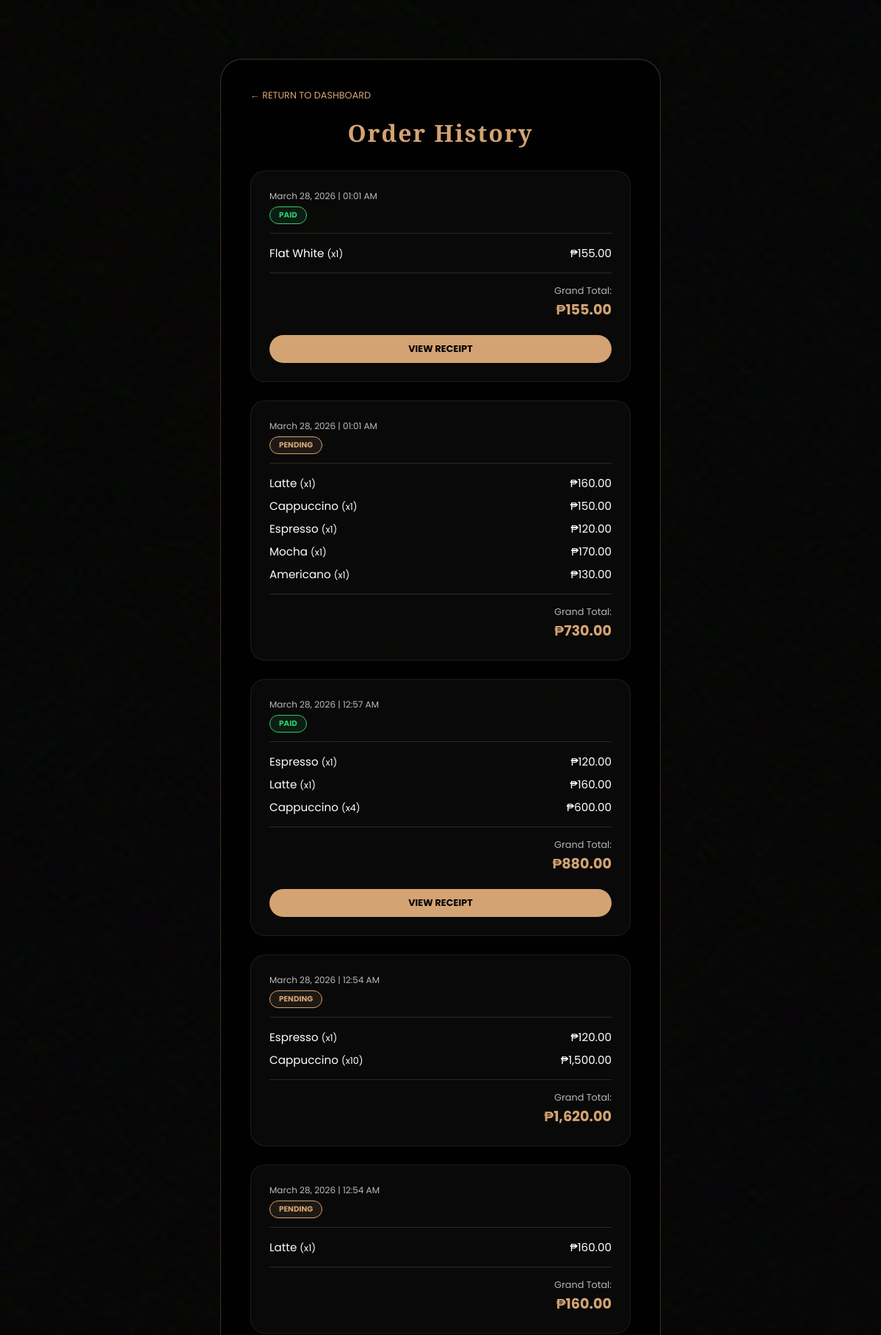
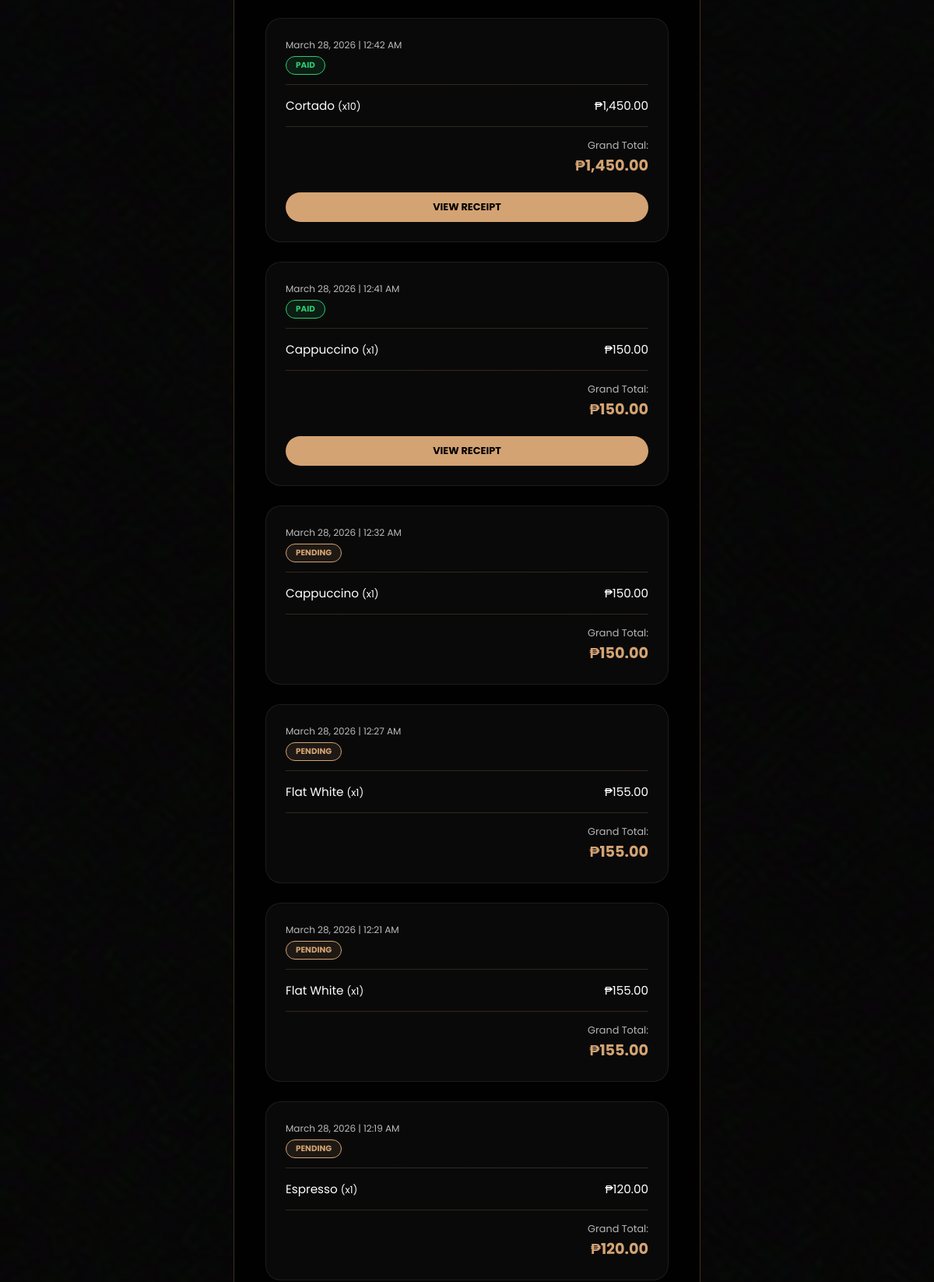
/cafinity/my_orders.php (signed in, upper part), run on the app's committed database (2 pictures, top to bottom).
### tables this page shows
CREATE TABLE `orders` (
  `id` int(11) NOT NULL,
  `user_id` int(11) NOT NULL,
  `coffee_id` int(11) NOT NULL,
  `quantity` int(11) NOT NULL,
  `status` varchar(20) DEFAULT 'Pending',
  `created_at` timestamp NOT NULL DEFAULT current_timestamp(),
  `hidden` tinyint(1) DEFAULT 0
);

CREATE TABLE `coffee` (
  `id` int(11) NOT NULL,
  `name` varchar(100) NOT NULL,
  `price` decimal(6,2) NOT NULL,
  `image` varchar(255) NOT NULL,
  `rating` int(11) DEFAULT 5
);

### cafinity/my_orders.php (the view, shortened to what this page needs)
<?php
require "db.php";
$uid = $_SESSION['user_id'];
$stmt = $pdo->prepare("SELECT o.*, c.name, c.price
                       FROM orders o
                       JOIN coffee c ON o.coffee_id = c.id
                       WHERE o.user_id = ?
                       ORDER BY o.created_at DESC");
$stmt->execute([$uid]);
$all_orders = $stmt->fetchAll(PDO::FETCH_ASSOC);
$grouped_orders = [];
foreach ($all_orders as $order) {
    $time = $order['created_at'];
    $grouped_orders[$time][] = $order;
}
?>
<!DOCTYPE html>
<html lang="en">
<head>
</head>
<body>
    <div class="container">
        <a href="dashboard.php" class="back-link">← Return to Dashboard</a>
        <h1>Order History</h1>
        <div class="order-list">
            <?php foreach($grouped_orders as $timestamp => $items):
                $total_price = 0;
                $status = $items[0]['status'];
                $json_items = htmlspecialchars(json_encode($items), ENT_QUOTES, 'UTF-8');
            ?>
            <div class="order-group">
                <div class="group-header">
                    <div>
                        <p class="group-date"><?php echo date('F d, Y | h:i A', strtotime($timestamp)); ?></p>
                        <span class="status-badge status-<?php echo strtolower($status); ?>"><?php echo $status; ?></span>
                    </div>
                </div>
                <?php foreach($items as $item):
                    $subtotal = $item['price'] * $item['quantity'];
                    $total_price += $subtotal;
                ?>
                    <div class="item-row">
                        <span><?php echo htmlspecialchars($item['name']); ?> <small>(x<?php echo $item['quantity']; ?>)</small></span>
                        <span>₱<?php echo number_format($subtotal, 2); ?></span>
                    </div>
                <?php endforeach; ?>
                <div style="text-align:right; margin-top:15px; border-top:1px solid rgba(212,163,115,0.2); padding-top:10px;">
                    <span style="font-size: 0.8rem; opacity: 0.7;">Grand Total:</span><br>
                    <strong style="color:var(--gold); font-size: 1.2rem;">₱<?php echo number_format($total_price, 2); ?></strong>
                </div>
                <?php if(strtolower($status) == 'paid'): ?>
                    <button class="btn-view" onclick='openReceipt(<?php echo $json_items; ?>, "<?php echo date('M d, Y | h:i A', strtotime($timestamp)); ?>")'>
                        VIEW RECEIPT
                    </button>
                <?php endif; ?>
            </div>
            <?php endforeach; ?>
        </div>
    </div>
</body>
</html>

### cafinity/my_orders.php (style rules this page uses)
:root { --gold: #d4a373; --glass: rgba(0, 0, 0, 0.8); --border-gold: rgba(212, 163, 115, 0.3); }
* { box-sizing: border-box; margin: 0; padding: 0; font-family: 'Poppins', sans-serif; }
body { background: linear-gradient(rgba(0,0,0,0.8), rgba(0,0,0,0.8)), url('bgindex.JPG'); background-size: cover; background-attachment: fixed; color: #fff; min-height: 100vh; padding: 80px 20px; }
.container { max-width: 600px; margin: 0 auto; background: var(--glass); padding: 40px; border-radius: 30px; border: 1px solid var(--border-gold); backdrop-filter: blur(15px); }
h1 { font-family: 'Playfair Display', serif; color: var(--gold); text-align: center; margin-bottom: 30px; letter-spacing: 2px; }
.back-link { color: var(--gold); text-decoration: none; font-size: 0.8rem; display: block; margin-bottom: 20px; text-transform: uppercase; }
.order-group { background: rgba(255, 255, 255, 0.03); padding: 25px; border-radius: 20px; margin-bottom: 25px; border: 1px solid rgba(255,255,255,0.08); transition: 0.3s; }
.group-header { display: flex; justify-content: space-between; align-items: flex-start; border-bottom: 1px solid rgba(212,163,115,0.2); padding-bottom: 12px; margin-bottom: 15px; }
.group-date { font-size: 0.75rem; color: #bbb; }
.item-row { display: flex; justify-content: space-between; font-size: 0.95rem; margin-bottom: 8px; }
.status-badge { font-size: 0.65rem; font-weight: 700; padding: 3px 12px; border-radius: 50px; text-transform: uppercase; display: inline-block; margin-top: 5px; }
.status-paid { background: rgba(46, 204, 113, 0.1); color: #2ecc71; border: 1px solid #2ecc71; }
.status-pending { background: rgba(212, 163, 115, 0.1); color: var(--gold); border: 1px solid var(--gold); }
.btn-view { background: var(--gold); color: #000; padding: 10px; border-radius: 50px; border: none; font-size: 0.8rem; font-weight: 700; cursor: pointer; transition: 0.3s; width: 100%; margin-top: 20px; }

### data on the page
orders: status "PAID", coffee.name "Flat White", quantity "1", coffee.price "155.00"
orders: timestamp "March 28, 2026 | 01:01 AM", status "PENDING", coffee.name "Latte", quantity "1", coffee.price "160.00", total_price "730.00"
orders: coffee.name "Cappuccino", quantity "1", coffee.price "150.00"
orders: coffee.name "Espresso", quantity "1", coffee.price "120.00"
orders: coffee.name "Mocha", quantity "1", coffee.price "170.00"
orders: coffee.name "Americano", quantity "1", coffee.price "130.00"
orders: status "PAID", coffee.name "Espresso", quantity "1", coffee.price "120.00"
orders: coffee.name "Latte", quantity "1", coffee.price "160.00"
orders: coffee.name "Cappuccino", quantity "4", subtotal "600.00"
orders: timestamp "March 28, 2026 | 12:54 AM", status "PENDING", coffee.name "Espresso", quantity "1", coffee.price "120.00", total_price "1,620.00"
orders: coffee.name "Cappuccino", quantity "10", subtotal "1,500.00"
orders: timestamp "March 28, 2026 | 12:54 AM", status "PENDING", coffee.name "Latte", quantity "1", coffee.price "160.00", total_price "160.00"
orders: status "PAID", coffee.name "Cortado", quantity "10", subtotal "1,450.00"
orders: status "PAID", coffee.name "Cappuccino", quantity "1", coffee.price "150.00"
orders: timestamp "March 28, 2026 | 12:32 AM", status "PENDING", coffee.name "Cappuccino", quantity "1", coffee.price "150.00", total_price "150.00"
orders: timestamp "March 28, 2026 | 12:27 AM", status "PENDING", coffee.name "Flat White", quantity "1", coffee.price "155.00", total_price "155.00"
orders: timestamp "March 28, 2026 | 12:21 AM", status "PENDING", coffee.name "Flat White", quantity "1", coffee.price "155.00", total_price "155.00"
orders: timestamp "March 28, 2026 | 12:19 AM", status "PENDING", coffee.name "Espresso", quantity "1", coffee.price "120.00", total_price "120.00"

### other printed values
date('F d, Y | h:i A', strtotime($timestamp)) "March 28, 2026 | 01:01 AM"
$total_price "155.00"
date('F d, Y | h:i A', strtotime($timestamp)) "March 28, 2026 | 12:57 AM"
$total_price "880.00"
date('F d, Y | h:i A', strtotime($timestamp)) "March 28, 2026 | 12:42 AM"
$total_price "1,450.00"
date('F d, Y | h:i A', strtotime($timestamp)) "March 28, 2026 | 12:41 AM"
$total_price "150.00"
